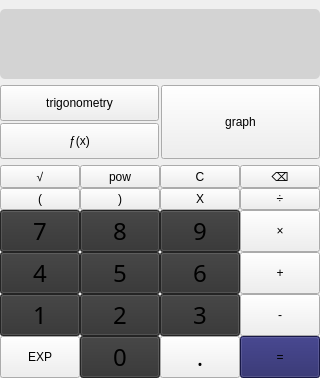
      <widget class="QWidget" name="smart_calc">
       <attribute name="title">
        <string> smart calc </string>
       </attribute>
       <layout class="QVBoxLayout" name="verticalLayout_3">
        <property name="leftMargin">
         <number>0</number>
        </property>
        <property name="topMargin">
         <number>9</number>
        </property>
        <property name="rightMargin">
         <number>0</number>
        </property>
        <property name="bottomMargin">
         <number>0</number>
        </property>
        <item>
         <widget class="QTextEdit" name="expressionField">
          <property name="sizePolicy">
           <sizepolicy hsizetype="Expanding" vsizetype="Minimum">
            <horstretch>0</horstretch>
            <verstretch>0</verstretch>
           </sizepolicy>
          </property>
          <property name="maximumSize">
           <size>
            <width>16777215</width>
            <height>70</height>
           </size>
          </property>
          <property name="font">
           <font>
            <family>Ubuntu Light</family>
            <pointsize>26</pointsize>
           </font>
          </property>
          <property name="styleSheet">
           <string notr="true">background: lightgray;
border-radius: 5px;
padding: 10px 5px 0px 5px;</string>
          </property>
          <property name="lineWidth">
           <number>0</number>
          </property>
          <property name="verticalScrollBarPolicy">
           <enum>Qt::ScrollBarAlwaysOff</enum>
          </property>
          <property name="undoRedoEnabled">
           <bool>false</bool>
          </property>
          <property name="lineWrapMode">
           <enum>QTextEdit::NoWrap</enum>
          </property>
          <property name="readOnly">
           <bool>true</bool>
          </property>
          <property name="html">
           <string>&lt;!DOCTYPE HTML PUBLIC &quot;-//W3C//DTD HTML 4.0//EN&quot; &quot;http://www.w3.org/TR/REC-html40/strict.dtd&quot;&gt;
&lt;html&gt;&lt;head&gt;&lt;meta name=&quot;qrichtext&quot; content=&quot;1&quot; /&gt;&lt;meta charset=&quot;utf-8&quot; /&gt;&lt;style type=&quot;text/css&quot;&gt;
p, li { white-space: pre-wrap; }
hr { height: 1px; border-width: 0; }
li.unchecked::marker { content: &quot;\2610&quot;; }
li.checked::marker { content: &quot;\2612&quot;; }
&lt;/style&gt;&lt;/head&gt;&lt;body style=&quot; font-family:'Ubuntu Light'; font-size:26pt; font-weight:400; font-style:normal;&quot;&gt;
&lt;p align=&quot;right&quot; style=&quot;-qt-paragraph-type:empty; margin-top:0px; margin-bottom:0px; margin-left:0px; margin-right:0px; -qt-block-indent:0; text-indent:0px;&quot;&gt;&lt;br /&gt;&lt;/p&gt;&lt;/body&gt;&lt;/html&gt;</string>
          </property>
          <property name="textInteractionFlags">
           <set>Qt::NoTextInteraction</set>
          </property>
         </widget>
        </item>
        <item>
         <layout class="QHBoxLayout" name="horizontalLayout">
          <property name="spacing">
           <number>2</number>
          </property>
          <item>
           <layout class="QVBoxLayout" name="verticalLayout">
            <item>
             <widget class="QPushButton" name="btnTrigonometryMenu">
              <property name="sizePolicy">
               <sizepolicy hsizetype="Minimum" vsizetype="Minimum">
                <horstretch>0</horstretch>
                <verstretch>0</verstretch>
               </sizepolicy>
              </property>
              <property name="focusPolicy">
               <enum>Qt::NoFocus</enum>
              </property>
              <property name="styleSheet">
               <string notr="true">padding: 10px, 10px, 0px, 0px;</string>
              </property>
              <property name="text">
               <string>trigonometry</string>
              </property>
              <property name="shortcut">
               <string>Ctrl+T</string>
              </property>
             </widget>
            </item>
            <item>
             <widget class="QPushButton" name="btnFunctionsMenu">
              <property name="sizePolicy">
               <sizepolicy hsizetype="Minimum" vsizetype="Minimum">
                <horstretch>0</horstretch>
                <verstretch>0</verstretch>
               </sizepolicy>
              </property>
              <property name="focusPolicy">
               <enum>Qt::NoFocus</enum>
              </property>
              <property name="styleSheet">
               <string notr="true">padding: 10px, 10px, 0px, 0px;</string>
              </property>
              <property name="text">
               <string>ƒ(x)</string>
              </property>
              <property name="shortcut">
               <string>Ctrl+F</string>
              </property>
             </widget>
            </item>
           </layout>
          </item>
          <item>
           <widget class="QPushButton" name="btnGraph">
            <property name="sizePolicy">
             <sizepolicy hsizetype="Minimum" vsizetype="Minimum">
              <horstretch>0</horstretch>
              <verstretch>0</verstretch>
             </sizepolicy>
            </property>
            <property name="focusPolicy">
             <enum>Qt::NoFocus</enum>
            </property>
            <property name="text">
             <string>graph</string>
            </property>
            <property name="shortcut">
             <string>Ctrl+G</string>
            </property>
            <property name="checkable">
             <bool>true</bool>
            </property>
            <property name="checked">
             <bool>false</bool>
            </property>
           </widget>
          </item>
         </layout>
        </item>
        <item>
         <layout class="QGridLayout" name="gridLayout">
          <property name="spacing">
           <number>0</number>
          </property>
          <item row="1" column="0">
           <widget class="QPushButton" name="btnBracketL">
            <property name="sizePolicy">
             <sizepolicy hsizetype="Expanding" vsizetype="Expanding">
              <horstretch>0</horstretch>
              <verstretch>0</verstretch>
             </sizepolicy>
            </property>
            <property name="focusPolicy">
             <enum>Qt::NoFocus</enum>
            </property>
            <property name="text">
             <string>(</string>
            </property>
            <property name="shortcut">
             <string>(</string>
            </property>
            <property name="lexemeName" stdset="0">
             <string>bracketL</string>
            </property>
           </widget>
          </item>
          <item row="0" column="3">
           <widget class="QPushButton" name="btnClear">
            <property name="sizePolicy">
             <sizepolicy hsizetype="Expanding" vsizetype="Expanding">
              <horstretch>0</horstretch>
              <verstretch>0</verstretch>
             </sizepolicy>
            </property>
            <property name="focusPolicy">
             <enum>Qt::NoFocus</enum>
            </property>
            <property name="text">
             <string>С</string>
            </property>
            <property name="shortcut">
             <string>Del</string>
            </property>
           </widget>
          </item>
          <item row="1" column="2">
           <widget class="QPushButton" name="btnBracketR">
            <property name="sizePolicy">
             <sizepolicy hsizetype="Expanding" vsizetype="Expanding">
              <horstretch>0</horstretch>
              <verstretch>0</verstretch>
             </sizepolicy>
            </property>
            <property name="focusPolicy">
             <enum>Qt::NoFocus</enum>
            </property>
            <property name="text">
             <string>)</string>
            </property>
            <property name="shortcut">
             <string>)</string>
            </property>
            <property name="lexemeName" stdset="0">
             <string>bracketR</string>
            </property>
           </widget>
          </item>
          <item row="5" column="0">
           <widget class="QPushButton" name="btnExp">
            <property name="sizePolicy">
             <sizepolicy hsizetype="Expanding" vsizetype="Expanding">
              <horstretch>0</horstretch>
              <verstretch>0</verstretch>
             </sizepolicy>
            </property>
            <property name="focusPolicy">
             <enum>Qt::NoFocus</enum>
            </property>
            <property name="text">
             <string>EXP</string>
            </property>
            <property name="shortcut">
             <string>E</string>
            </property>
            <property name="lexemeName" stdset="0">
             <string>E</string>
            </property>
           </widget>
          </item>
          <item row="5" column="3">
           <widget class="QPushButton" name="btnDot">
            <property name="sizePolicy">
             <sizepolicy hsizetype="Preferred" vsizetype="Expanding">
              <horstretch>0</horstretch>
              <verstretch>0</verstretch>
             </sizepolicy>
            </property>
            <property name="font">
             <font>
              <family>Ubuntu Light</family>
              <pointsize>18</pointsize>
              <italic>false</italic>
              <bold>false</bold>
             </font>
            </property>
            <property name="focusPolicy">
             <enum>Qt::NoFocus</enum>
            </property>
            <property name="text">
             <string>.</string>
            </property>
            <property name="icon">
             <iconset theme="address-book-new">
              <normaloff>.</normaloff>.</iconset>
            </property>
            <property name="shortcut">
             <string>.</string>
            </property>
            <property name="lexemeName" stdset="0">
             <string>.</string>
            </property>
           </widget>
          </item>
          <item row="2" column="0">
           <widget class="QPushButton" name="btnDigit7">
            <property name="sizePolicy">
             <sizepolicy hsizetype="Expanding" vsizetype="Expanding">
              <horstretch>0</horstretch>
              <verstretch>0</verstretch>
             </sizepolicy>
            </property>
            <property name="font">
             <font>
              <family>Ubuntu Light</family>
              <pointsize>18</pointsize>
              <italic>false</italic>
              <bold>false</bold>
             </font>
            </property>
            <property name="focusPolicy">
             <enum>Qt::NoFocus</enum>
            </property>
            <property name="styleSheet">
             <string>QPushButton {
	background: rgb(50, 50, 50);
}
QPushButton:pressed {
    background:rgb(89, 89, 89)
}</string>
            </property>
            <property name="text">
             <string>7</string>
            </property>
            <property name="shortcut">
             <string>7</string>
            </property>
            <property name="lexemeName" stdset="0">
             <string>7</string>
            </property>
           </widget>
          </item>
          <item row="4" column="3">
           <widget class="QPushButton" name="btnDigit3">
            <property name="sizePolicy">
             <sizepolicy hsizetype="Expanding" vsizetype="Expanding">
              <horstretch>0</horstretch>
              <verstretch>0</verstretch>
             </sizepolicy>
            </property>
            <property name="font">
             <font>
              <family>Ubuntu Light</family>
              <pointsize>18</pointsize>
              <italic>false</italic>
              <bold>false</bold>
             </font>
            </property>
            <property name="focusPolicy">
             <enum>Qt::NoFocus</enum>
            </property>
            <property name="styleSheet">
             <string notr="true">QPushButton {
	background: rgb(50, 50, 50);
}
QPushButton:pressed {
    background:rgb(89, 89, 89)
}</string>
            </property>
            <property name="text">
             <string>3</string>
            </property>
            <property name="shortcut">
             <string>3</string>
            </property>
            <property name="lexemeName" stdset="0">
             <string>3</string>
            </property>
           </widget>
          </item>
          <item row="3" column="5">
           <widget class="QPushButton" name="btnPlus">
            <property name="sizePolicy">
             <sizepolicy hsizetype="Expanding" vsizetype="Expanding">
              <horstretch>0</horstretch>
              <verstretch>0</verstretch>
             </sizepolicy>
            </property>
            <property name="focusPolicy">
             <enum>Qt::NoFocus</enum>
            </property>
            <property name="text">
             <string>+</string>
            </property>
            <property name="shortcut">
             <string>+</string>
            </property>
            <property name="lexemeName" stdset="0">
             <string>plus</string>
            </property>
           </widget>
          </item>
          <item row="1" column="3">
           <widget class="QPushButton" name="btnX">
            <property name="sizePolicy">
             <sizepolicy hsizetype="Expanding" vsizetype="Expanding">
              <horstretch>0</horstretch>
              <verstretch>0</verstretch>
             </sizepolicy>
            </property>
            <property name="focusPolicy">
             <enum>Qt::NoFocus</enum>
            </property>
            <property name="text">
             <string>X</string>
            </property>
            <property name="shortcut">
             <string>X</string>
            </property>
            <property name="lexemeName" stdset="0">
             <string>variable</string>
            </property>
           </widget>
          </item>
          <item row="3" column="0">
           <widget class="QPushButton" name="btnDigit4">
            <property name="sizePolicy">
             <sizepolicy hsizetype="Expanding" vsizetype="Expanding">
              <horstretch>0</horstretch>
              <verstretch>0</verstretch>
             </sizepolicy>
            </property>
            <property name="font">
             <font>
              <family>Ubuntu Light</family>
              <pointsize>18</pointsize>
              <italic>false</italic>
              <bold>false</bold>
             </font>
            </property>
            <property name="focusPolicy">
             <enum>Qt::NoFocus</enum>
            </property>
            <property name="styleSheet">
             <string notr="true">QPushButton {
	background: rgb(50, 50, 50);
}
QPushButton:pressed {
    background:rgb(89, 89, 89)
}</string>
            </property>
            <property name="text">
             <string>4</string>
            </property>
            <property name="shortcut">
             <string>4</string>
            </property>
            <property name="lexemeName" stdset="0">
             <string>4</string>
            </property>
           </widget>
          </item>
          <item row="4" column="5">
           <widget class="QPushButton" name="btnMinus">
            <property name="sizePolicy">
             <sizepolicy hsizetype="Expanding" vsizetype="Expanding">
              <horstretch>0</horstretch>
              <verstretch>0</verstretch>
             </sizepolicy>
            </property>
            <property name="focusPolicy">
             <enum>Qt::NoFocus</enum>
            </property>
            <property name="text">
             <string>-</string>
            </property>
            <property name="shortcut">
             <string>-</string>
            </property>
            <property name="lexemeName" stdset="0">
             <string>minus</string>
            </property>
           </widget>
          </item>
          <item row="2" column="5">
           <widget class="QPushButton" name="btnMul">
            <property name="sizePolicy">
             <sizepolicy hsizetype="Expanding" vsizetype="Expanding">
              <horstretch>0</horstretch>
              <verstretch>0</verstretch>
             </sizepolicy>
            </property>
            <property name="focusPolicy">
             <enum>Qt::NoFocus</enum>
            </property>
            <property name="text">
             <string>×</string>
            </property>
            <property name="shortcut">
             <string>*</string>
            </property>
            <property name="lexemeName" stdset="0">
             <string>mul</string>
            </property>
           </widget>
          </item>
          <item row="5" column="2">
           <widget class="QPushButton" name="btnDigit0">
            <property name="sizePolicy">
             <sizepolicy hsizetype="Expanding" vsizetype="Expanding">
              <horstretch>0</horstretch>
              <verstretch>0</verstretch>
             </sizepolicy>
            </property>
            <property name="font">
             <font>
              <family>Ubuntu Light</family>
              <pointsize>18</pointsize>
              <italic>false</italic>
              <bold>false</bold>
             </font>
            </property>
            <property name="focusPolicy">
             <enum>Qt::NoFocus</enum>
            </property>
            <property name="styleSheet">
             <string notr="true">QPushButton {
	background: rgb(50, 50, 50);
}
QPushButton:pressed {
    background:rgb(89, 89, 89)
}</string>
            </property>
            <property name="text">
             <string>0</string>
            </property>
            <property name="shortcut">
             <string>0</string>
            </property>
            <property name="lexemeName" stdset="0">
             <string>0</string>
            </property>
           </widget>
          </item>
          <item row="3" column="3">
           <widget class="QPushButton" name="btnDigit6">
            <property name="sizePolicy">
             <sizepolicy hsizetype="Expanding" vsizetype="Expanding">
              <horstretch>0</horstretch>
              <verstretch>0</verstretch>
             </sizepolicy>
            </property>
            <property name="font">
             <font>
              <family>Ubuntu Light</family>
              <pointsize>18</pointsize>
              <italic>false</italic>
              <bold>false</bold>
             </font>
            </property>
            <property name="focusPolicy">
             <enum>Qt::NoFocus</enum>
            </property>
            <property name="styleSheet">
             <string notr="true">QPushButton {
	background: rgb(50, 50, 50);
}
QPushButton:pressed {
    background:rgb(89, 89, 89)
}</string>
            </property>
            <property name="text">
             <string>6</string>
            </property>
            <property name="shortcut">
             <string>6</string>
            </property>
            <property name="lexemeName" stdset="0">
             <string>6</string>
            </property>
           </widget>
          </item>
          <item row="1" column="5">
           <widget class="QPushButton" name="btnDiv">
            <property name="sizePolicy">
             <sizepolicy hsizetype="Expanding" vsizetype="Expanding">
              <horstretch>0</horstretch>
              <verstretch>0</verstretch>
             </sizepolicy>
            </property>
            <property name="focusPolicy">
             <enum>Qt::NoFocus</enum>
            </property>
            <property name="text">
             <string>÷</string>
            </property>
            <property name="shortcut">
             <string>/</string>
            </property>
            <property name="lexemeName" stdset="0">
             <string>div</string>
            </property>
           </widget>
          </item>
          <item row="0" column="2">
           <widget class="QPushButton" name="btnPow">
            <property name="sizePolicy">
             <sizepolicy hsizetype="Expanding" vsizetype="Expanding">
              <horstretch>0</horstretch>
              <verstretch>0</verstretch>
             </sizepolicy>
            </property>
            <property name="focusPolicy">
             <enum>Qt::NoFocus</enum>
            </property>
            <property name="text">
             <string>pow</string>
            </property>
            <property name="shortcut">
             <string>^</string>
            </property>
            <property name="lexemeName" stdset="0">
             <string>pow</string>
            </property>
           </widget>
          </item>
          <item row="0" column="5">
           <widget class="QPushButton" name="btnDelete">
            <property name="sizePolicy">
             <sizepolicy hsizetype="Expanding" vsizetype="Expanding">
              <horstretch>0</horstretch>
              <verstretch>0</verstretch>
             </sizepolicy>
            </property>
            <property name="focusPolicy">
             <enum>Qt::NoFocus</enum>
            </property>
            <property name="text">
             <string>⌫</string>
            </property>
            <property name="shortcut">
             <string>Backspace</string>
            </property>
           </widget>
          </item>
          <item row="3" column="2">
           <widget class="QPushButton" name="btnDigit5">
            <property name="sizePolicy">
             <sizepolicy hsizetype="Expanding" vsizetype="Expanding">
              <horstretch>0</horstretch>
              <verstretch>0</verstretch>
             </sizepolicy>
            </property>
            <property name="font">
             <font>
              <family>Ubuntu Light</family>
              <pointsize>18</pointsize>
              <italic>false</italic>
              <bold>false</bold>
             </font>
            </property>
            <property name="focusPolicy">
             <enum>Qt::NoFocus</enum>
            </property>
            <property name="styleSheet">
             <string notr="true">QPushButton {
	background: rgb(50, 50, 50);
}
QPushButton:pressed {
    background:rgb(89, 89, 89)
}</string>
            </property>
            <property name="text">
             <string>5</string>
            </property>
            <property name="shortcut">
             <string>5</string>
            </property>
            <property name="lexemeName" stdset="0">
             <string>5</string>
            </property>
           </widget>
          </item>
          <item row="4" column="2">
           <widget class="QPushButton" name="btnDigit2">
            <property name="sizePolicy">
             <sizepolicy hsizetype="Expanding" vsizetype="Expanding">
              <horstretch>0</horstretch>
              <verstretch>0</verstretch>
             </sizepolicy>
            </property>
            <property name="font">
             <font>
              <family>Ubuntu Light</family>
              <pointsize>18</pointsize>
              <italic>false</italic>
              <bold>false</bold>
             </font>
            </property>
            <property name="focusPolicy">
             <enum>Qt::NoFocus</enum>
            </property>
            <property name="styleSheet">
             <string notr="true">QPushButton {
	background: rgb(50, 50, 50);
}
QPushButton:pressed {
    background:rgb(89, 89, 89)
}</string>
            </property>
            <property name="text">
             <string>2</string>
            </property>
            <property name="shortcut">
             <string>2</string>
            </property>
            <property name="lexemeName" stdset="0">
             <string>2</string>
            </property>
           </widget>
          </item>
          <item row="4" column="0">
           <widget class="QPushButton" name="btnDigit1">
            <property name="sizePolicy">
             <sizepolicy hsizetype="Expanding" vsizetype="Expanding">
              <horstretch>0</horstretch>
              <verstretch>0</verstretch>
             </sizepolicy>
            </property>
            <property name="font">
             <font>
              <family>Ubuntu Light</family>
              <pointsize>18</pointsize>
              <italic>false</italic>
              <bold>false</bold>
             </font>
            </property>
            <property name="focusPolicy">
             <enum>Qt::NoFocus</enum>
            </property>
            <property name="styleSheet">
             <string notr="true">QPushButton {
	background: rgb(50, 50, 50);
}
QPushButton:pressed {
    background:rgb(89, 89, 89)
}</string>
            </property>
            <property name="text">
             <string>1</string>
            </property>
            <property name="shortcut">
             <string>1</string>
            </property>
            <property name="lexemeName" stdset="0">
             <string>1</string>
            </property>
           </widget>
          </item>
          <item row="0" column="0">
           <widget class="QPushButton" name="btnSqrt">
            <property name="sizePolicy">
             <sizepolicy hsizetype="Expanding" vsizetype="Expanding">
              <horstretch>0</horstretch>
              <verstretch>0</verstretch>
             </sizepolicy>
            </property>
            <property name="focusPolicy">
             <enum>Qt::NoFocus</enum>
            </property>
            <property name="text">
             <string>√</string>
            </property>
            <property name="shortcut">
             <string>S, Q, R, T</string>
            </property>
            <property name="lexemeName" stdset="0">
             <string>sqrt</string>
            </property>
           </widget>
          </item>
          <item row="5" column="5">
           <widget class="QPushButton" name="btnEqual">
            <property name="sizePolicy">
             <sizepolicy hsizetype="Expanding" vsizetype="Expanding">
              <horstretch>0</horstretch>
              <verstretch>0</verstretch>
             </sizepolicy>
            </property>
            <property name="focusPolicy">
             <enum>Qt::NoFocus</enum>
            </property>
            <property name="styleSheet">
             <string notr="true">QPushButton {
	background: rgb(33, 33, 100);
}
QPushButton:pressed {
	background: rgb(43, 43, 131);
}

QPushButton:disabled {
	color: rgb(33, 33, 100);
}</string>
            </property>
            <property name="text">
             <string>=</string>
            </property>
            <property name="shortcut">
             <string>=</string>
            </property>
           </widget>
          </item>
          <item row="2" column="3">
           <widget class="QPushButton" name="btnDigit9">
            <property name="sizePolicy">
             <sizepolicy hsizetype="Expanding" vsizetype="Expanding">
              <horstretch>0</horstretch>
              <verstretch>0</verstretch>
             </sizepolicy>
            </property>
            <property name="font">
             <font>
              <family>Ubuntu Light</family>
              <pointsize>18</pointsize>
              <italic>false</italic>
              <bold>false</bold>
             </font>
            </property>
            <property name="focusPolicy">
             <enum>Qt::NoFocus</enum>
            </property>
            <property name="styleSheet">
             <string notr="true">QPushButton {
	background: rgb(50, 50, 50);
}
QPushButton:pressed {
    background:rgb(89, 89, 89)
}</string>
            </property>
            <property name="text">
             <string>9</string>
            </property>
            <property name="shortcut">
             <string>9</string>
            </property>
            <property name="lexemeName" stdset="0">
             <string>9</string>
            </property>
           </widget>
          </item>
          <item row="2" column="2">
           <widget class="QPushButton" name="btnDigit8">
            <property name="sizePolicy">
             <sizepolicy hsizetype="Expanding" vsizetype="Expanding">
              <horstretch>0</horstretch>
              <verstretch>0</verstretch>
             </sizepolicy>
            </property>
            <property name="font">
             <font>
              <family>Ubuntu Light</family>
              <pointsize>18</pointsize>
              <italic>false</italic>
              <bold>false</bold>
             </font>
            </property>
            <property name="focusPolicy">
             <enum>Qt::NoFocus</enum>
            </property>
            <property name="styleSheet">
             <string notr="true">QPushButton {
	background: rgb(50, 50, 50);
}
QPushButton:pressed {
    background:rgb(89, 89, 89)
}</string>
            </property>
            <property name="text">
             <string>8</string>
            </property>
            <property name="shortcut">
             <string>8</string>
            </property>
            <property name="lexemeName" stdset="0">
             <string>8</string>
            </property>
           </widget>
          </item>
         </layout>
        </item>
       </layout>
      </widget>
